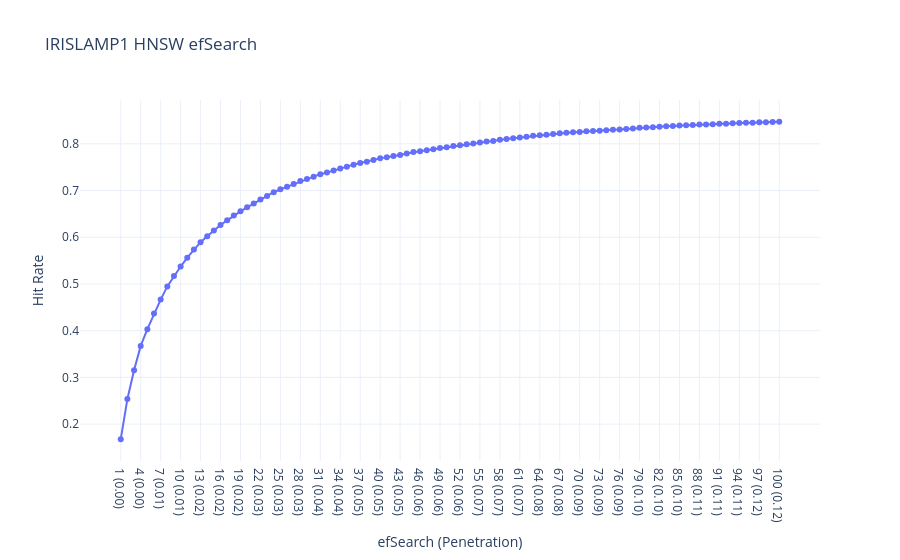

The code cell stored with this chart in its notebook:
### Code cell
data_folder = "/home/nishkal/sg/iris_indexing/CASIA-Iris-Lamp_/outputs_npz/templates"
X_index, y_index, X_query, y_query = load_IrisLamp_templates(data_folder, seed=42)

def create_hnsw_index(vectors, M=12, ef_construction=30, ef_search=15):
    """
    Create an HNSW index with FAISS.
    """
    d = vectors.shape[1]
    index = faiss.IndexHNSWFlat(d, M)
    index.hnsw.efConstruction = ef_construction
    index.add(vectors)
    index.hnsw.efSearch = ef_search
    return index


hnsw = HNSW(M=16, ef_construction=100, random_seed=42)
for i, vec in enumerate(X_index):
        hnsw.add_item(vec, idx=i)

x_labels, hit_rates = evaluate_hit_rate_efsearch(hnsw, y_index, X_query, y_query)

plot_hit_rate_plotly_efsearch(x_labels, hit_rates,"IRISLAMP1 HNSW efSearch")

### Figure 1 — Plotly figure (JSON) as saved in the notebook; plotly's stock layout.template omitted (floating-point values rounded to 4 significant figures)
{"data": [{"line": {"width": 2}, "marker": {"size": 6}, "mode": "lines+markers", "name": "Hit Rate", "type": "scatter", "x": ["1 (0.00)", "2 (0.00)", "3 (0.00)", "4 (0.00)", "5 (0.01)", "6 (0.01)", "7 (0.01)", "8 (0.01)", "9 (0.01)", "10 (0.01)", "11 (0.01)", "12 (0.01)", "13 (0.02)", "14 (0.02)", "15 (0.02)", "16 (0.02)", "17 (0.02)", "18 (0.02)", "19 (0.02)", "20 (0.02)", "21 (0.03)", "22 (0.03)", "23 (0.03)", "24 (0.03)", "25 (0.03)", "26 (0.03)", "27 (0.03)", "28 (0.03)", "29 (0.04)", "30 (0.04)", "31 (0.04)", "32 (0.04)", "33 (0.04)", "34 (0.04)", "35 (0.04)", "36 (0.04)", "37 (0.05)", "38 (0.05)", "39 (0.05)", "40 (0.05)", "41 (0.05)", "42 (0.05)", "43 (0.05)", "44 (0.05)", "45 (0.05)", "46 (0.06)", "47 (0.06)", "48 (0.06)", "49 (0.06)", "50 (0.06)", "51 (0.06)", "52 (0.06)", "53 (0.06)", "54 (0.07)", "55 (0.07)", "56 (0.07)", "57 (0.07)", "58 (0.07)", "59 (0.07)", "60 (0.07)", "61 (0.07)", "62 (0.08)", "63 (0.08)", "64 (0.08)", "65 (0.08)", "66 (0.08)", "67 (0.08)", "68 (0.08)", "69 (0.08)", "70 (0.09)", "71 (0.09)", "72 (0.09)", "73 (0.09)", "74 (0.09)", "75 (0.09)", "76 (0.09)", "77 (0.09)", "78 (0.10)", "79 (0.10)", "80 (0.10)", "81 (0.10)", "82 (0.10)", "83 (0.10)", "84 (0.10)", "85 (0.10)", "86 (0.11)", "87 (0.11)", "88 (0.11)", "89 (0.11)", "90 (0.11)", "91 (0.11)", "92 (0.11)", "93 (0.11)", "94 (0.11)", "95 (0.12)", "96 (0.12)", "97 (0.12)", "98 (0.12)", "99 (0.12)", "100 (0.12)"], "y": [0.1678, 0.2538, 0.3152, 0.3675, 0.4033, 0.4367, 0.4666, 0.4948, 0.5171, 0.5373, 0.5562, 0.5739, 0.5896, 0.602, 0.6143, 0.6262, 0.6363, 0.6464, 0.6554, 0.664, 0.6721, 0.6807, 0.6885, 0.6964, 0.7025, 0.708, 0.7139, 0.7203, 0.7249, 0.7295, 0.735, 0.7384, 0.743, 0.7472, 0.7511, 0.7554, 0.7591, 0.7615, 0.7656, 0.7688, 0.771, 0.7737, 0.7763, 0.7794, 0.7823, 0.7843, 0.7864, 0.7884, 0.7909, 0.7929, 0.7951, 0.7969, 0.7992, 0.8005, 0.8029, 0.8047, 0.8062, 0.8085, 0.8104, 0.8118, 0.8133, 0.8151, 0.8171, 0.8184, 0.8196, 0.821, 0.8226, 0.8239, 0.8247, 0.8254, 0.8267, 0.8272, 0.8282, 0.829, 0.83, 0.8307, 0.8319, 0.8327, 0.8342, 0.8347, 0.8353, 0.8365, 0.8375, 0.8381, 0.839, 0.8395, 0.8403, 0.8411, 0.8415, 0.8418, 0.8427, 0.8431, 0.8439, 0.8445, 0.845, 0.8453, 0.846, 0.8463, 0.8466, 0.8471]}], "layout": {"hovermode": "x unified", "title": {"text": "IRISLAMP1 HNSW efSearch"}, "xaxis": {"title": {"text": "efSearch (Penetration)"}}, "yaxis": {"title": {"text": "Hit Rate"}}}}
